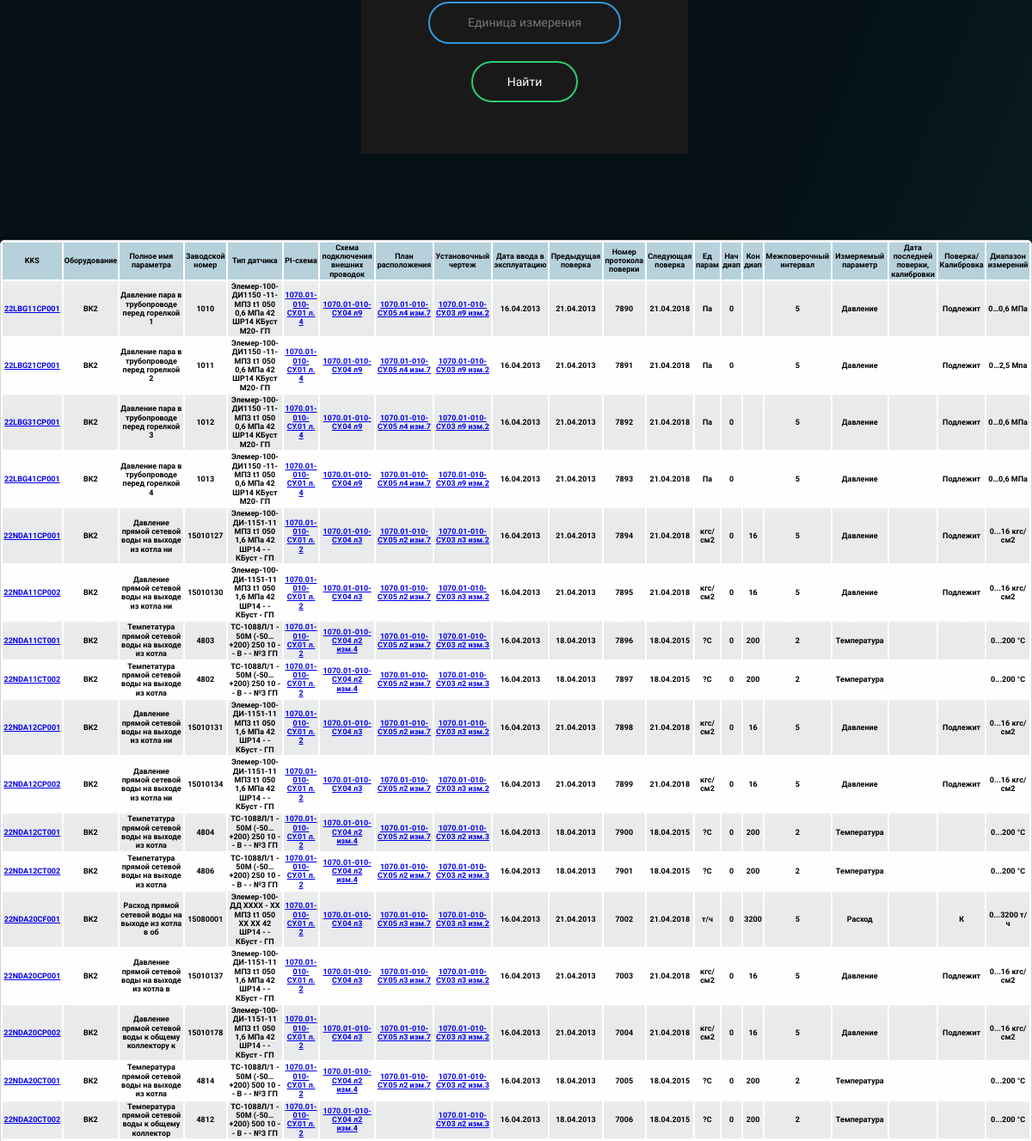
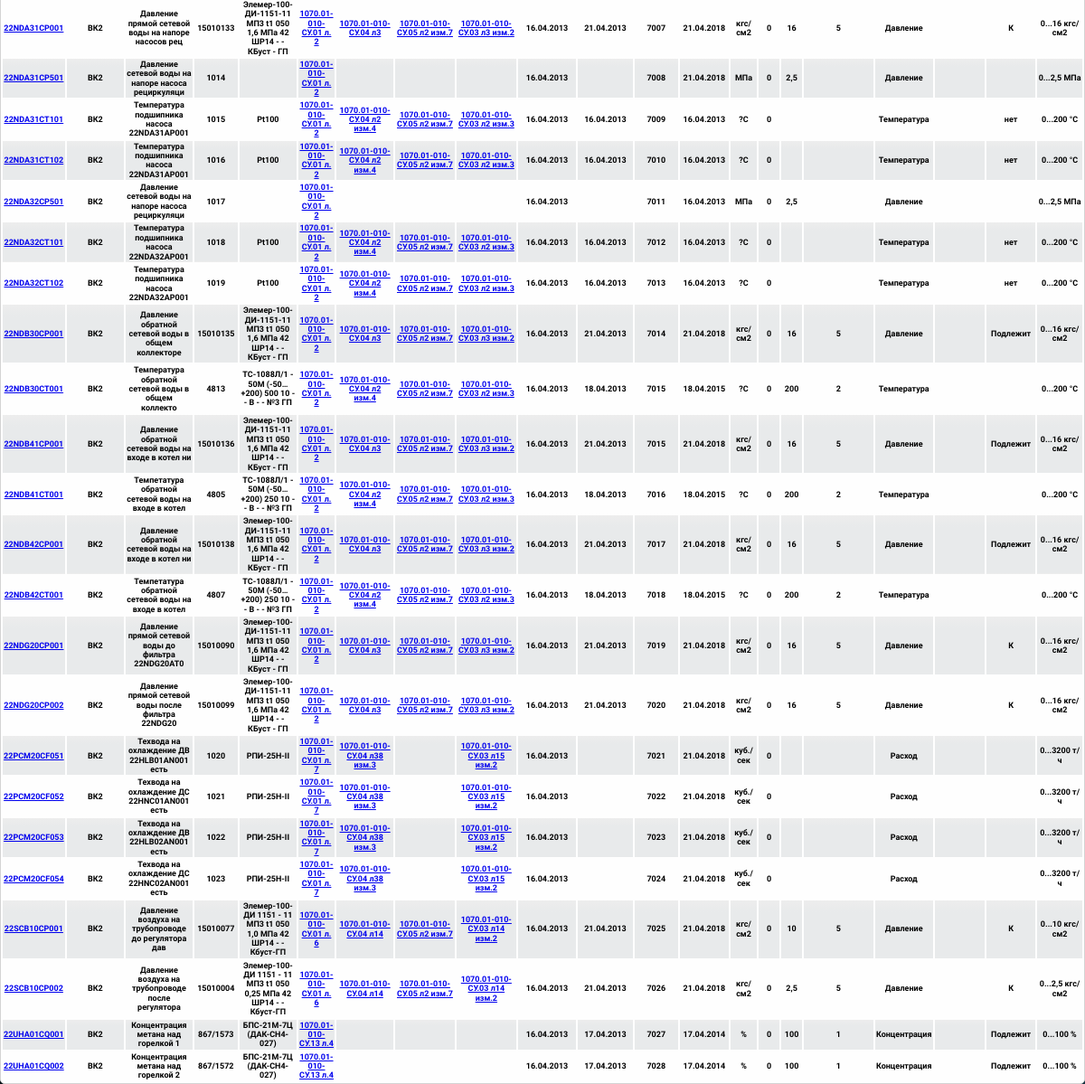
The page /pages/search.php (lower part) on the database as committed earlier (2 pictures, top to bottom).
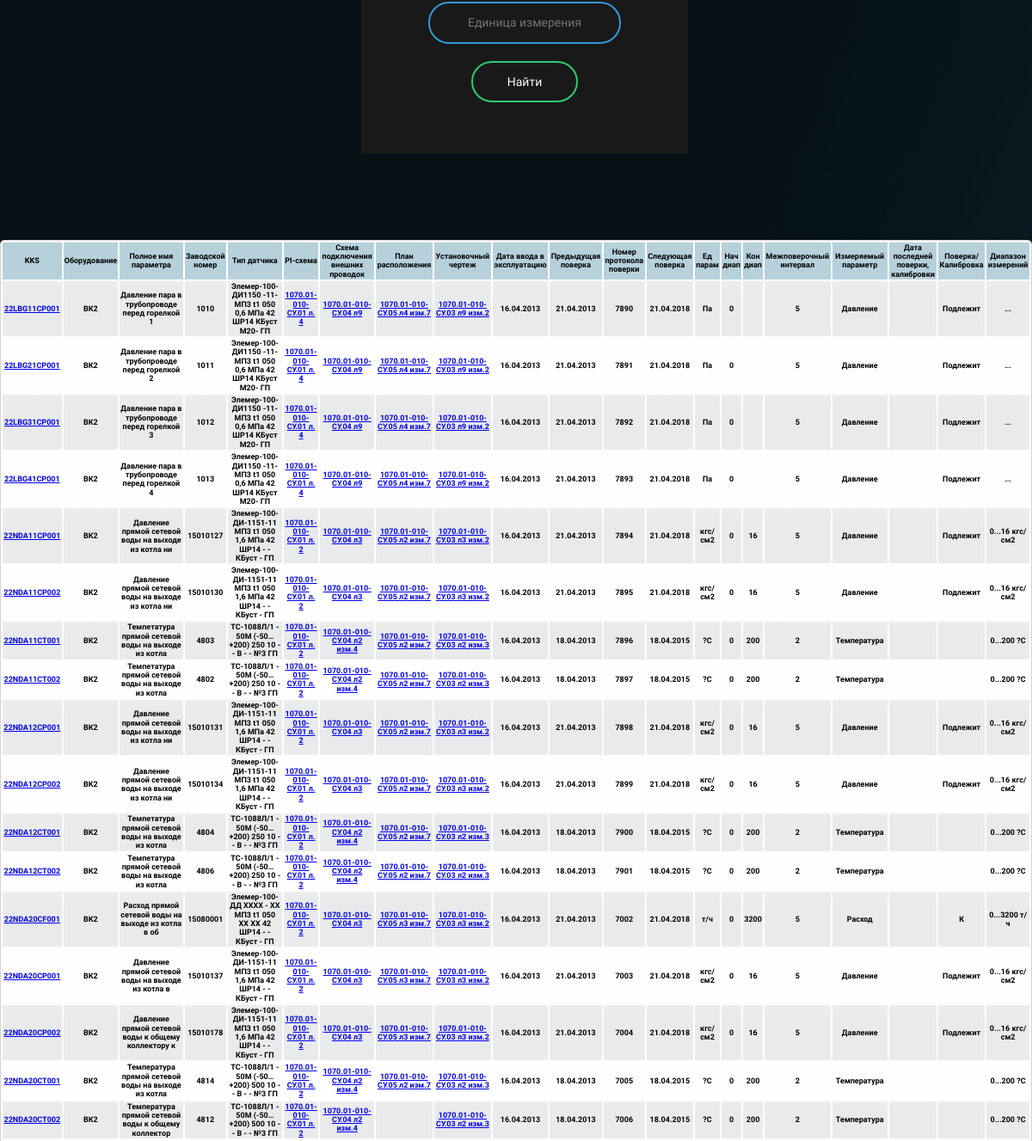
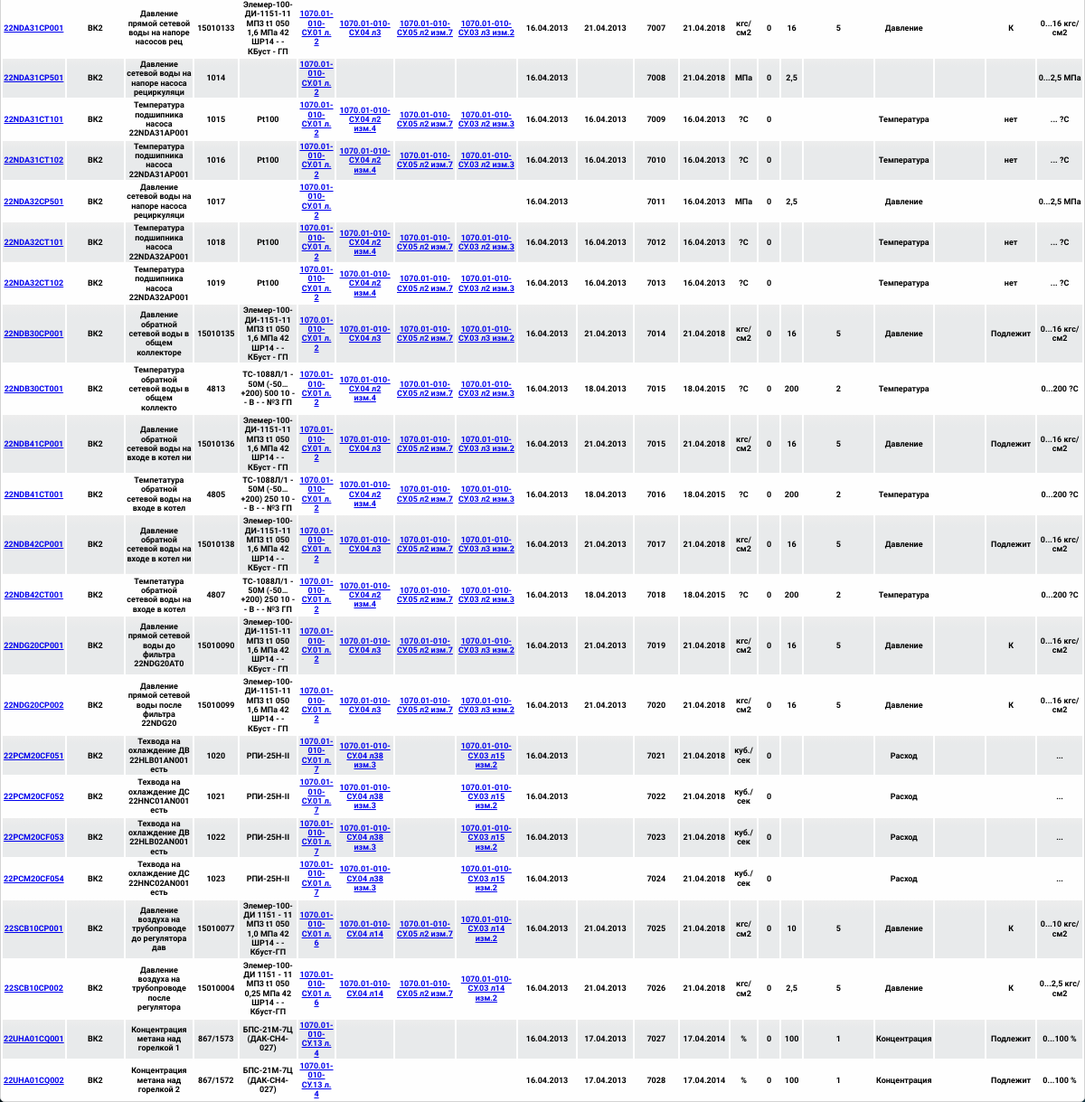
The same page on the database as committed later (2 pictures, top to bottom).
### tables this page shows
CREATE TABLE `detector` (
  `id` int(11) NOT NULL,
  `KKS` varchar(50) DEFAULT 'Параметр не задан' COMMENT 'Код KKS датчика',
  `installation` varchar(50) DEFAULT NULL COMMENT 'Оборудование',
  `Parameter name` varchar(50) DEFAULT NULL COMMENT 'Полное имя параметра',
  `Factory number` varchar(50) DEFAULT 'Параметр не задан' COMMENT 'Зав Номер',
  `Sensor type` varchar(250) DEFAULT 'Параметр не задан' COMMENT 'Тип датчика',
  `PI scheme` varchar(250) DEFAULT 'Параметр не задан' COMMENT 'ПИ-схема',
  `External wiring diagram` varchar(250) DEFAULT 'Параметр не задан' COMMENT 'Схема подключения внешних проводок',
  `layout plan` varchar(250) DEFAULT 'Параметр не задан' COMMENT 'План расположения',
  `Installation drawing` varchar(250) DEFAULT 'Параметр не задан' COMMENT 'Установочный чертеж',
  `Commissioning date` varchar(250) DEFAULT 'Параметр не задан' COMMENT 'Дата ввода в эксплуатацию',
  `Previous calibration` varchar(250) DEFAULT 'Параметр не задан' COMMENT 'Предыдущая поверка',
  `Verification Protocol Number` varchar(250) DEFAULT 'Параметр не задан' COMMENT 'Номер протокола поверки',
  ` Next verification` varchar(250) DEFAULT 'Параметр не задан' COMMENT 'Следующая поверка',
  `Unit parameter` varchar(50) DEFAULT 'Параметр не задан' COMMENT 'Ед парам',
  `Beginning of range` varchar(50) DEFAULT 'Параметр не задан' COMMENT 'Нач диап',
  `End of range` varchar(50) DEFAULT 'Параметр не задан' COMMENT 'Кон диап',
  `Intertesting interval` varchar(50) DEFAULT 'Параметр не задан' COMMENT 'Межповерочный интервал',
  `Measured parameter` varchar(50) DEFAULT 'Параметр не задан' COMMENT 'Измеряемый параметр',
  `Date of the last calibration check` varchar(50) DEFAULT 'Параметр не задан' COMMENT 'Дата последней поверки, калибровки',
  `Verification/Calibration` varchar(50) DEFAULT 'Параметр не задан' COMMENT 'Поверка/Калибровка',
  `Measuring range` varchar(50) DEFAULT 'Параметр не задан' COMMENT 'Диапазон измерений'
);

### php/fun_file.php (called while the page is built, shortened)
<?php
function file_excess($file_name,$number_dir) {
    $link = '../documents/1070.01-010-СУ/';
    if ($number_dir == 1){
        $number_lun = substr($file_name,strlen($file_name)-1);
        $file_name = substr($file_name,0,strlen($file_name)-3);
        $file_name = $file_name . $number_lun;
        $link = '../documents/1070.01-010-СУ/1070.01-010-СУ.01 Схемы автоматизации/1070.01-010-СУ.01/' . $file_name . '.PDF';
    }
    return $link;
}
?>

### pages/search.php (the view, shortened to what this page needs)
<?php require_once "../php/connection.php"; ?>
<!DOCTYPE html>
<html lang="ru">
<head>
    <link rel="stylesheet" href="../css/normalize.css">
	<link rel="stylesheet" href="../css/main.css">
</head>
<body>
						<?php $problem = mysqli_query($connection, "SELECT * FROM `detector` ");?>
						<?php
							while ($item =  mysqli_fetch_assoc($problem)) {
								if ($item['Verification/Calibration'] == 'К' || $item['Verification/Calibration'] == 'Подлежит'){
									if ( strlen($item['Previous calibration']) > 0 ){
										$year = substr($item['Previous calibration'],strlen($item['Previous calibration'])-1);
										$new_year = $year + $item['Intertesting interval'];
										$next_year = substr($item['Previous calibration'],0,strlen($item['Previous calibration'])-1) . $new_year;
									}
								}
							}
						?>
	<section class = "section-form">
		<form class="box" action="" method="post">
			<input type="text" name="unitparameter" placeholder="Единица измерения">
			<input type="submit" name="" value="Найти">
		</form>
	</section>
	<?php
		$kks = $_POST['kks'];
		$type = $_POST['type'];
		$parameter = $_POST['parameter'];
		$unitparameter = $_POST['unitparameter'];
		$count = mysqli_query($connection, "SELECT * FROM `detector` WHERE `KKS` LIKE '%$kks%'  AND  `Sensor type` LIKE '%$type%' AND  `Parameter name` LIKE '%$parameter%' AND  `Unit parameter` LIKE '%$unitparameter%' ");
		?>
		 <table class = "info">
			 <tr class = "first-str">
				 <th>KKS</th>
				 <th>Оборудование</th>
				 <th>Полное имя параметра</th>
				 <th>Заводской номер</th>
				 <th>Тип датчика</th>
				 <th>PI-схема</th>
				 <th>Схема подключения внешних проводок</th>
				 <th>План расположения</th>
				 <th>Установочный чертеж</th>
				 <th>Дата ввода в эксплуатацию</th>
				 <th>Предыдущая поверка</th>
				 <th>Номер протокола поверки</th>
				 <th>Следующая поверка</th>
				 <th>Ед парам</th>
				 <th>Нач диап</th>
				 <th>Кон диап</th>
				 <th>Межповерочный интервал</th>
				 <th>Измеряемый параметр</th>
				 <th>Дата последней поверки, калибровки</th>
				 <th>Поверка/Калибровка</th>
				 <th>Диапазон измерений</th>
			 </tr>
				<?php
					require_once "../php/fun_file.php";
					while ($name =  mysqli_fetch_assoc($count)) {
						echo  '<tr>';
						echo  '<th>' . '<a href = "' . 'cardsensor.php?id=' . $name['id'] .  '">' . $name['KKS'] . '</a>' .'</th>';
						echo  '<th>' . $name['installation']  .'</th>';
						echo  '<th>' . $name['Parameter name']  .'</th>';
						echo  '<th>' . $name['Factory number']  .'</th>';
						echo  '<th>' . $name['Sensor type']  .'</th>';
						$link_PI_scheme = file_excess($name['PI scheme'],1);
						echo  '<th>' . '<a href = " ' . $link_PI_scheme . ' "> ' . $name['PI scheme'] . '</a>' .'</th>';
						echo  '<th>' . '<a href = "../test.pdf">' . $name['External wiring diagram'] . '</a>' .'</th>';
						echo  '<th>' . '<a href = "../test.pdf">' . $name['layout plan'] . '</a>' .'</th>';
						echo  '<th>' . '<a href = "../test.pdf">'. $name['Installation drawing'] . '</a>' .'</th>';
						echo  '<th>' . $name['Commissioning date']  .'</th>';
						echo  '<th>' . $name['Previous calibration']  .'</th>';
						echo  '<th>' . $name['Verification Protocol Number']  .'</th>';
						if ( strlen($name['Previous calibration']) > 0 ){
							$year = substr($name['Previous calibration'],strlen($name['Previous calibration'])-1);
							$new_year = $year + $name['Intertesting interval'];
							$next_year = substr($name['Previous calibration'],0,strlen($name['Previous calibration'])-1) . $new_year;
						}
						echo  '<th>' . $next_year  .'</th>';
						echo  '<th>' . $name['Unit parameter']  .'</th>';
						echo  '<th>' . $name['Beginning of range']  .'</th>';
						echo  '<th>' . $name['End of range']  .'</th>';
						echo  '<th>' . $name['Intertesting interval']  .'</th>';
						echo  '<th>' . $name['Measured parameter']  .'</th>';
						echo  '<th>' . $name['Date of the last calibration check']  .'</th>';
						echo  '<th>' . $name['Verification/Calibration']  .'</th>';
						echo  '<th>' . $name['Measuring range']  .'</th>';
						echo '</tr>';
					}
				 ?>
		 </table>
</body>
</html>

### css/main.css (style rules this page uses)
body { font-size: 14px; width: 100%; height: 100%; font-family: "Varela Round", sans-serif; background-color: #081920; background-image: -webkit-gradient(linear, 100% 100%, 0% 0%, color-stop(0, #123542), color-stop(0.501, #051115), color-stop(0.916, #051116), color-stop(1, black)); background-image: -webkit-linear-gradient(bottom right, #123542 -0.3%, #051115 50.1%, #051116 91.6%, black 100%); background-image: linear-gradient(to top left, #123542 -0.3%, #051115 50.1%, #051116 91.6%, black 100%); background-image: -ms-linear-gradient(bottom right, #123542 -0.3%, #051115 50.1%, #051116 91.6%, black 100%); }
.section-form { width: 30%; margin: 100px auto; }
.section-form .box { width: 300px; padding: 40px; background: #191919; text-align: center; }
.section-form .box input[type="text"], .section-form .box input[type="number"], .section-form .box input[type="search"] { border: 0; background: none; display: block; margin: 20px auto; text-align: center; border: 2px solid #3498db; padding: 14px 10px; width: 200px; outline: none; color: white; border-radius: 24px; transition: 0.25s; }
.section-form .box input[type="submit"] { border: 0; background: none; display: block; margin: 20px auto; text-align: center; border: 2px solid #2ecc71; padding: 14px 40px; outline: none; color: white; border-radius: 24px; transition: 0.25s; cursor: pointer; }
.info { width: 100%; overflow: hidden; border: 1px solid #d3d3d3; background: #fefefe; -moz-border-radius: 5px; -webkit-border-radius: 5px; border-radius: 5px; -moz-box-shadow: 0 0 4px rgba(0, 0, 0, 0.2); -webkit-box-shadow: 0 0 4px rgba(0, 0, 0, 0.2); }
.info .first-str { -moz-border-radius-topleft: 5px; -webkit-border-top-left-radius: 5px; background-color: #b6d1db; }
.info tr th { font-size: 9px; }
.info tr:nth-child(even) { font-size: 9px; background: -moz-linear-gradient(100% 20% 90deg, #e8eaeb, #ededed); background: -webkit-gradient(linear, 0% 0%, 0% 20%, from(#ededed), to(#e8eaeb)); }

Rows that differ between the two databases and show on the page:
changed detector "22LBG11CP001": Measuring range "0…0,6 МПа" → "..."
changed detector "22LBG21CP001": Measuring range "0…2,5 Мпа" → "..."
changed detector "22LBG31CP001": Measuring range "0…0,6 МПа" → "..."
changed detector "22LBG41CP001": Measuring range "0…0,6 МПа" → "..."
changed detector "22NDA11CT001": Measuring range "0...200 °C" → "0...200 ?С"
changed detector "22NDA11CT002": Measuring range "0...200 °C" → "0...200 ?С"
changed detector "22NDA12CT001": Measuring range "0...200 °C" → "0...200 ?С"
changed detector "22NDA12CT002": Measuring range "0...200 °C" → "0...200 ?С"
changed detector "22NDA20CT001": Measuring range "0...200 °C" → "0...200 ?С"
changed detector "22NDA20CT002": Measuring range "0...200 °C" → "0...200 ?С"
changed detector "22NDA31CP501": Measured parameter "Давление" → (not shown)
changed detector "22NDA31CT101": Measuring range "0...200 °C" → "... ?С"
changed detector "22NDA31CT102": Measuring range "0...200 °C" → "... ?С"
changed detector "22NDA32CT101": Measuring range "0...200 °C" → "... ?С"
changed detector "22NDA32CT102": Measuring range "0...200 °C" → "... ?С"
changed detector "22NDB30CT001": Measuring range "0...200 °C" → "0...200 ?С"
changed detector "22NDB41CT001": Measuring range "0...200 °C" → "0...200 ?С"
changed detector "22NDB42CT001": Measuring range "0...200 °C" → "0...200 ?С"
changed detector "22PCM20CF051": Measuring range "0...3200 т/ч" → "..."
changed detector "22PCM20CF052": Measuring range "0...3200 т/ч" → "..."
changed detector "22PCM20CF053": Measuring range "0...3200 т/ч" → "..."
changed detector "22PCM20CF054": Measuring range "0...3200 т/ч" → "..."
changed detector "22UHA01CQ001": PI scheme "1070.01-010-СУ.13 л.4" → "1070.01-010-СУ.13 л. 4"
changed detector "22UHA01CQ002": PI scheme "1070.01-010-СУ.13 л.4" → "1070.01-010-СУ.13 л. 4"
